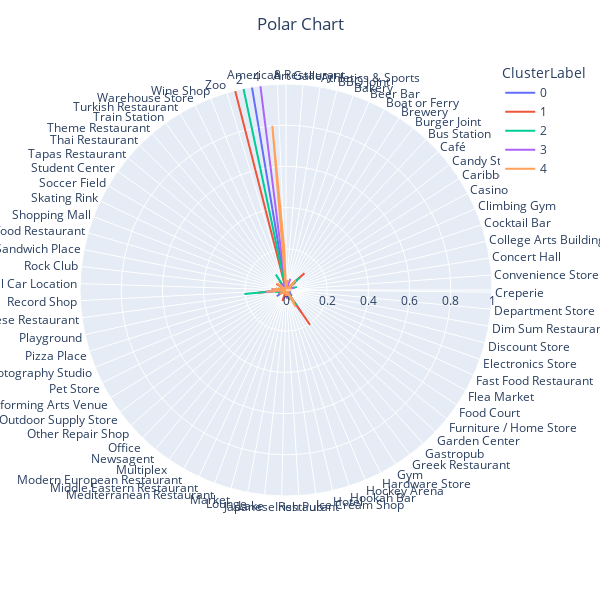

The notebook cell saved with this chart:
### Code cell
polar=pd.melt(polar,id_vars=["ClusterLabel"])
fig1 = px.line_polar(polar, r="value", theta="variable", color="ClusterLabel",line_close=True,height=600,width=600)
fig1.update_layout(title_text="Polar Chart", title_x=0.5)
fig1.show()

### Figure 1 — Plotly figure (JSON) as saved in the notebook; plotly's stock layout.template omitted (floating-point values rounded to 4 significant figures; data arrays with more than 128 entries replaced by an {"elided": "..."} marker saying what was removed)
{"data": [{"hovertemplate": "ClusterLabel=0<br>value=%{r}<br>variable=%{theta}<extra></extra>", "legendgroup": "0", "line": {"color": "#636efa", "dash": "solid"}, "marker": {"symbol": "circle"}, "mode": "lines", "name": "0", "r": {"elided": "152 float values"}, "showlegend": true, "subplot": "polar", "theta": {"elided": "152 str values"}, "type": "scatterpolar"}, {"hovertemplate": "ClusterLabel=1<br>value=%{r}<br>variable=%{theta}<extra></extra>", "legendgroup": "1", "line": {"color": "#EF553B", "dash": "solid"}, "marker": {"symbol": "circle"}, "mode": "lines", "name": "1", "r": {"elided": "152 float values"}, "showlegend": true, "subplot": "polar", "theta": {"elided": "152 str values"}, "type": "scatterpolar"}, {"hovertemplate": "ClusterLabel=2<br>value=%{r}<br>variable=%{theta}<extra></extra>", "legendgroup": "2", "line": {"color": "#00cc96", "dash": "solid"}, "marker": {"symbol": "circle"}, "mode": "lines", "name": "2", "r": {"elided": "152 float values"}, "showlegend": true, "subplot": "polar", "theta": {"elided": "152 str values"}, "type": "scatterpolar"}, {"hovertemplate": "ClusterLabel=3<br>value=%{r}<br>variable=%{theta}<extra></extra>", "legendgroup": "3", "line": {"color": "#ab63fa", "dash": "solid"}, "marker": {"symbol": "circle"}, "mode": "lines", "name": "3", "r": {"elided": "152 float values"}, "showlegend": true, "subplot": "polar", "theta": {"elided": "152 str values"}, "type": "scatterpolar"}, {"hovertemplate": "ClusterLabel=4<br>value=%{r}<br>variable=%{theta}<extra></extra>", "legendgroup": "4", "line": {"color": "#FFA15A", "dash": "solid"}, "marker": {"symbol": "circle"}, "mode": "lines", "name": "4", "r": {"elided": "152 float values"}, "showlegend": true, "subplot": "polar", "theta": {"elided": "152 str values"}, "type": "scatterpolar"}], "layout": {"height": 600, "legend": {"title": {"text": "ClusterLabel"}, "tracegroupgap": 0}, "margin": {"t": 60}, "polar": {"angularaxis": {"direction": "clockwise", "rotation": 90}, "domain": {"x": [0, 1], "y": [0, 1]}}, "title": {"text": "Polar Chart", "x": 0.5}, "width": 600}}
